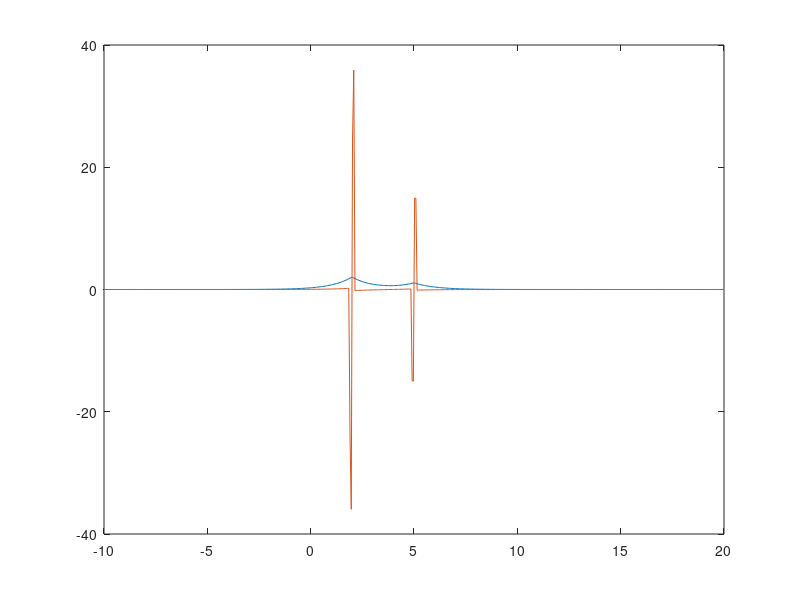

Source code (MATLAB):
function [ ] = centralSpaceForwardTime( )
x0 = @(x) 2*exp(-abs(x-2)) + exp(-abs(x-5));
close all
n = 500;
xmax = 20;
xmin = -10;
x = linspace(xmin, xmax, n)
initial = x0(x);
plot(x,initial)
hold on
T = thirdCentral(initial,1/n^(1/2))
plot(x,T)


end

function [ T ] = firstCentral( V, h )

K = [ V(end), V, V(1) ];
T = 1/(2*h)*(K(3:end) - K(1:end-2));

end

function [ T ] = secondCentral( V, h )

K = [ V(end), V, V(1) ];
T = 1/h^2*( K(3:end) - 2*K(2:end-1) + K(1:end-2));

end

function [ T ] = thirdCentral( V, h )

K = [ V(end-1:end), V, V(1:2) ];
T = 1/(2*h^2)* ( K(5:end) - 2*K(4:end-1) + 2*K(2:end-3) - K(1:end-4));

end